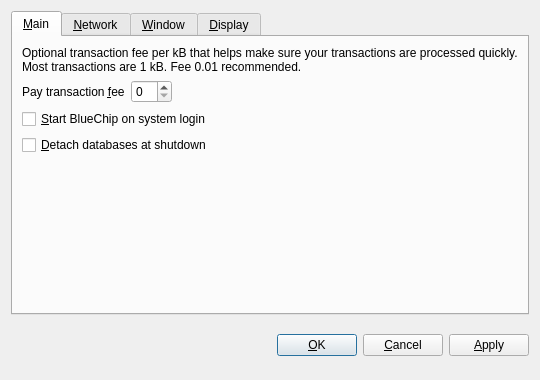
<?xml version="1.0" encoding="UTF-8"?>
<ui version="4.0">
 <class>OptionsDialog</class>
 <widget class="QDialog" name="OptionsDialog">
  <property name="geometry">
   <rect>
    <x>0</x>
    <y>0</y>
    <width>540</width>
    <height>380</height>
   </rect>
  </property>
  <property name="windowTitle">
   <string>Options</string>
  </property>
  <property name="modal">
   <bool>true</bool>
  </property>
  <layout class="QVBoxLayout" name="verticalLayout">
   <item>
    <widget class="QTabWidget" name="tabWidget">
     <property name="tabPosition">
      <enum>QTabWidget::North</enum>
     </property>
     <property name="currentIndex">
      <number>0</number>
     </property>
     <widget class="QWidget" name="tabMain">
      <attribute name="title">
       <string>&amp;Main</string>
      </attribute>
      <layout class="QVBoxLayout" name="verticalLayout_Main">
       <item>
        <widget class="QLabel" name="transactionFeeInfoLabel">
         <property name="text">
          <string>Optional transaction fee per kB that helps make sure your transactions are processed quickly. Most transactions are 1 kB. Fee 0.01 recommended.</string>
         </property>
         <property name="textFormat">
          <enum>Qt::PlainText</enum>
         </property>
         <property name="wordWrap">
          <bool>true</bool>
         </property>
        </widget>
       </item>
       <item>
        <layout class="QHBoxLayout" name="horizontalLayout_Main">
         <item>
          <widget class="QLabel" name="transactionFeeLabel">
           <property name="text">
            <string>Pay transaction &amp;fee</string>
           </property>
           <property name="textFormat">
            <enum>Qt::PlainText</enum>
           </property>
           <property name="buddy">
            <cstring>transactionFee</cstring>
           </property>
          </widget>
         </item>
         <item>
          <widget class="BitcoinAmountField" name="transactionFee"/>
         </item>
         <item>
          <spacer name="horizontalSpacer_Main">
           <property name="orientation">
            <enum>Qt::Horizontal</enum>
           </property>
           <property name="sizeHint" stdset="0">
            <size>
             <width>40</width>
             <height>20</height>
            </size>
           </property>
          </spacer>
         </item>
        </layout>
       </item>
       <item>
        <widget class="QCheckBox" name="bitcoinAtStartup">
         <property name="toolTip">
          <string>Automatically start BlueChip after logging in to the system.</string>
         </property>
         <property name="text">
          <string>&amp;Start BlueChip on system login</string>
         </property>
        </widget>
       </item>
       <item>
        <widget class="QCheckBox" name="detachDatabases">
         <property name="toolTip">
          <string>Detach block and address databases at shutdown. This means they can be moved to another data directory, but it slows down shutdown. The wallet is always detached.</string>
         </property>
         <property name="text">
          <string>&amp;Detach databases at shutdown</string>
         </property>
        </widget>
       </item>
       <item>
        <spacer name="verticalSpacer_Main">
         <property name="orientation">
          <enum>Qt::Vertical</enum>
         </property>
         <property name="sizeHint" stdset="0">
          <size>
           <width>20</width>
           <height>40</height>
          </size>
         </property>
        </spacer>
       </item>
      </layout>
     </widget>
     <widget class="QWidget" name="tabNetwork">
      <attribute name="title">
       <string>&amp;Network</string>
      </attribute>
      <layout class="QVBoxLayout" name="verticalLayout_Network">
       <item>
        <widget class="QCheckBox" name="mapPortUpnp">
         <property name="toolTip">
          <string>Automatically open the BlueChip client port on the router. This only works when your router supports UPnP and it is enabled.</string>
         </property>
         <property name="text">
          <string>Map port using &amp;UPnP</string>
         </property>
        </widget>
       </item>
       <item>
        <widget class="QCheckBox" name="connectSocks">
         <property name="toolTip">
          <string>Connect to the BlueChip network through a SOCKS proxy (e.g. when connecting through Tor).</string>
         </property>
         <property name="text">
          <string>&amp;Connect through SOCKS proxy:</string>
         </property>
        </widget>
       </item>
       <item>
        <layout class="QHBoxLayout" name="horizontalLayout_Network">
         <item>
          <widget class="QLabel" name="proxyIpLabel">
           <property name="text">
            <string>Proxy &amp;IP:</string>
           </property>
           <property name="textFormat">
            <enum>Qt::PlainText</enum>
           </property>
           <property name="buddy">
            <cstring>proxyIp</cstring>
           </property>
          </widget>
         </item>
         <item>
          <widget class="QValidatedLineEdit" name="proxyIp">
           <property name="maximumSize">
            <size>
             <width>140</width>
             <height>16777215</height>
            </size>
           </property>
           <property name="toolTip">
            <string>IP address of the proxy (e.g. 127.0.0.1)</string>
           </property>
          </widget>
         </item>
         <item>
          <widget class="QLabel" name="proxyPortLabel">
           <property name="text">
            <string>&amp;Port:</string>
           </property>
           <property name="textFormat">
            <enum>Qt::PlainText</enum>
           </property>
           <property name="buddy">
            <cstring>proxyPort</cstring>
           </property>
          </widget>
         </item>
         <item>
          <widget class="QLineEdit" name="proxyPort">
           <property name="maximumSize">
            <size>
             <width>55</width>
             <height>16777215</height>
            </size>
           </property>
           <property name="toolTip">
            <string>Port of the proxy (e.g. 9050)</string>
           </property>
          </widget>
         </item>
         <item>
          <widget class="QLabel" name="socksVersionLabel">
           <property name="text">
            <string>SOCKS &amp;Version:</string>
           </property>
           <property name="textFormat">
            <enum>Qt::PlainText</enum>
           </property>
           <property name="buddy">
            <cstring>socksVersion</cstring>
           </property>
          </widget>
         </item>
         <item>
          <widget class="QValueComboBox" name="socksVersion">
           <property name="toolTip">
            <string>SOCKS version of the proxy (e.g. 5)</string>
           </property>
          </widget>
         </item>
         <item>
          <spacer name="horizontalSpacer_Network">
           <property name="orientation">
            <enum>Qt::Horizontal</enum>
           </property>
           <property name="sizeHint" stdset="0">
            <size>
             <width>40</width>
             <height>20</height>
            </size>
           </property>
          </spacer>
         </item>
        </layout>
       </item>
       <item>
        <spacer name="verticalSpacer_Network">
         <property name="orientation">
          <enum>Qt::Vertical</enum>
         </property>
         <property name="sizeHint" stdset="0">
          <size>
           <width>20</width>
           <height>40</height>
          </size>
         </property>
        </spacer>
       </item>
      </layout>
     </widget>
     <widget class="QWidget" name="tabWindow">
      <attribute name="title">
       <string>&amp;Window</string>
      </attribute>
      <layout class="QVBoxLayout" name="verticalLayout_Window">
       <item>
        <widget class="QCheckBox" name="minimizeToTray">
         <property name="toolTip">
          <string>Show only a tray icon after minimizing the window.</string>
         </property>
         <property name="text">
          <string>&amp;Minimize to the tray instead of the taskbar</string>
         </property>
        </widget>
       </item>
       <item>
        <widget class="QCheckBox" name="minimizeOnClose">
         <property name="toolTip">
          <string>Minimize instead of exit the application when the window is closed. When this option is enabled, the application will be closed only after selecting Quit in the menu.</string>
         </property>
         <property name="text">
          <string>M&amp;inimize on close</string>
         </property>
        </widget>
       </item>
       <item>
        <spacer name="verticalSpacer_Window">
         <property name="orientation">
          <enum>Qt::Vertical</enum>
         </property>
         <property name="sizeHint" stdset="0">
          <size>
           <width>20</width>
           <height>40</height>
          </size>
         </property>
        </spacer>
       </item>
      </layout>
     </widget>
     <widget class="QWidget" name="tabDisplay">
      <attribute name="title">
       <string>&amp;Display</string>
      </attribute>
      <layout class="QVBoxLayout" name="verticalLayout_Display">
       <item>
        <layout class="QHBoxLayout" name="horizontalLayout_1_Display">
         <item>
          <widget class="QLabel" name="langLabel">
           <property name="text">
            <string>User Interface &amp;language:</string>
           </property>
           <property name="textFormat">
            <enum>Qt::PlainText</enum>
           </property>
           <property name="buddy">
            <cstring>lang</cstring>
           </property>
          </widget>
         </item>
         <item>
          <widget class="QValueComboBox" name="lang">
           <property name="toolTip">
            <string>The user interface language can be set here. This setting will take effect after restarting BlueChip.</string>
           </property>
          </widget>
         </item>
        </layout>
       </item>
       <item>
        <layout class="QHBoxLayout" name="horizontalLayout_2_Display">
         <item>
          <widget class="QLabel" name="unitLabel">
           <property name="text">
            <string>&amp;Unit to show amounts in:</string>
           </property>
           <property name="textFormat">
            <enum>Qt::PlainText</enum>
           </property>
           <property name="buddy">
            <cstring>unit</cstring>
           </property>
          </widget>
         </item>
         <item>
          <widget class="QValueComboBox" name="unit">
           <property name="toolTip">
            <string>Choose the default subdivision unit to show in the interface and when sending coins.</string>
           </property>
          </widget>
         </item>
        </layout>
       </item>
       <item>
        <widget class="QCheckBox" name="displayAddresses">
         <property name="toolTip">
          <string>Whether to show BlueChip addresses in the transaction list or not.</string>
         </property>
         <property name="text">
          <string>&amp;Display addresses in transaction list</string>
         </property>
        </widget>
       </item>
       <item>
        <widget class="QCheckBox" name="coinControlFeatures">
         <property name="toolTip">
          <string>Whether to show coin control features or not.</string>
         </property>
         <property name="text">
          <string>Display coin &amp;control features (experts only!)</string>
         </property>
        </widget>
       </item>
       <item>
        <spacer name="verticalSpacer_Display">
         <property name="orientation">
          <enum>Qt::Vertical</enum>
         </property>
         <property name="sizeHint" stdset="0">
          <size>
           <width>20</width>
           <height>40</height>
          </size>
         </property>
        </spacer>
       </item>
      </layout>
     </widget>
    </widget>
   </item>
   <item>
    <layout class="QHBoxLayout" name="horizontalLayout_Buttons">
     <item>
      <spacer name="horizontalSpacer_1">
       <property name="orientation">
        <enum>Qt::Horizontal</enum>
       </property>
       <property name="sizeHint" stdset="0">
        <size>
         <width>40</width>
         <height>48</height>
        </size>
       </property>
      </spacer>
     </item>
     <item>
      <widget class="QLabel" name="statusLabel">
       <property name="font">
        <font>
         <weight>75</weight>
         <bold>true</bold>
        </font>
       </property>
       <property name="text">
        <string/>
       </property>
       <property name="textFormat">
        <enum>Qt::PlainText</enum>
       </property>
       <property name="wordWrap">
        <bool>true</bool>
       </property>
      </widget>
     </item>
     <item>
      <spacer name="horizontalSpacer_2">
       <property name="orientation">
        <enum>Qt::Horizontal</enum>
       </property>
       <property name="sizeHint" stdset="0">
        <size>
         <width>40</width>
         <height>48</height>
        </size>
       </property>
      </spacer>
     </item>
     <item>
      <widget class="QPushButton" name="okButton">
       <property name="text">
        <string>&amp;OK</string>
       </property>
      </widget>
     </item>
     <item>
      <widget class="QPushButton" name="cancelButton">
       <property name="text">
        <string>&amp;Cancel</string>
       </property>
       <property name="autoDefault">
        <bool>false</bool>
       </property>
      </widget>
     </item>
     <item>
      <widget class="QPushButton" name="applyButton">
       <property name="text">
        <string>&amp;Apply</string>
       </property>
       <property name="autoDefault">
        <bool>false</bool>
       </property>
      </widget>
     </item>
    </layout>
   </item>
  </layout>
 </widget>
 <customwidgets>
  <customwidget>
   <class>BitcoinAmountField</class>
   <extends>QSpinBox</extends>
   <header>bitcoinamountfield.h</header>
  </customwidget>
  <customwidget>
   <class>QValueComboBox</class>
   <extends>QComboBox</extends>
   <header>qvaluecombobox.h</header>
  </customwidget>
  <customwidget>
   <class>QValidatedLineEdit</class>
   <extends>QLineEdit</extends>
   <header>qvalidatedlineedit.h</header>
  </customwidget>
 </customwidgets>
 <resources/>
 <connections/>
</ui>
